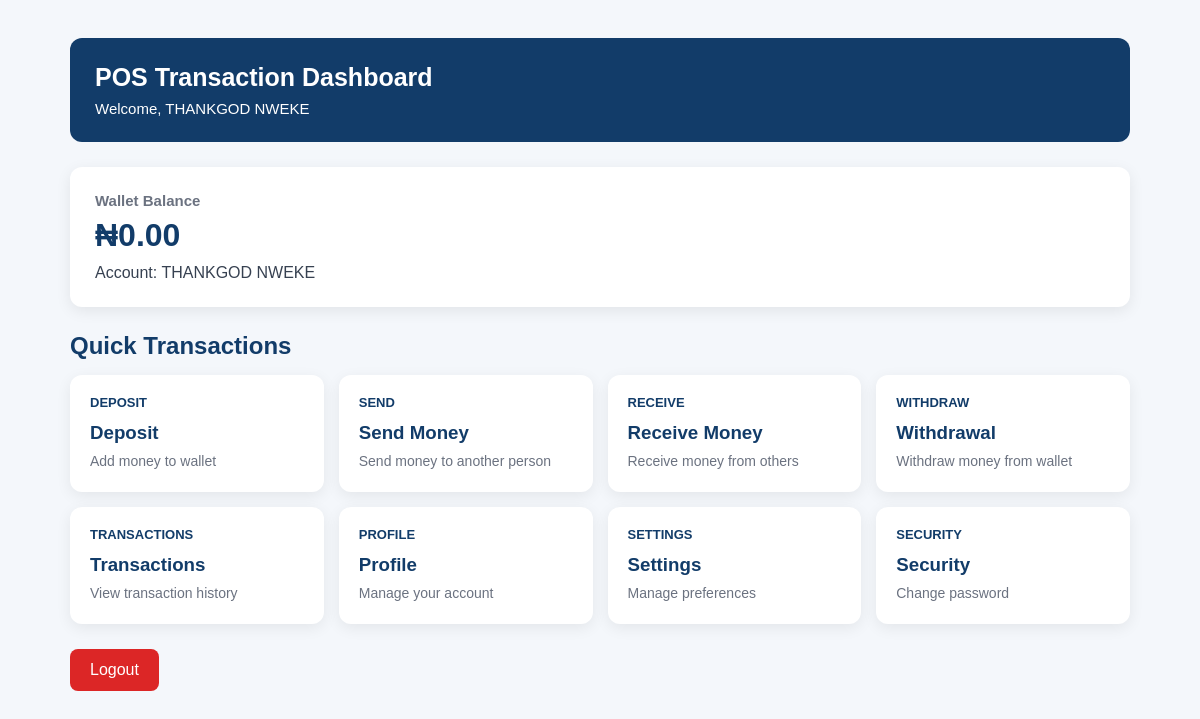
The page /dashboard (signed in) on the database as committed earlier.
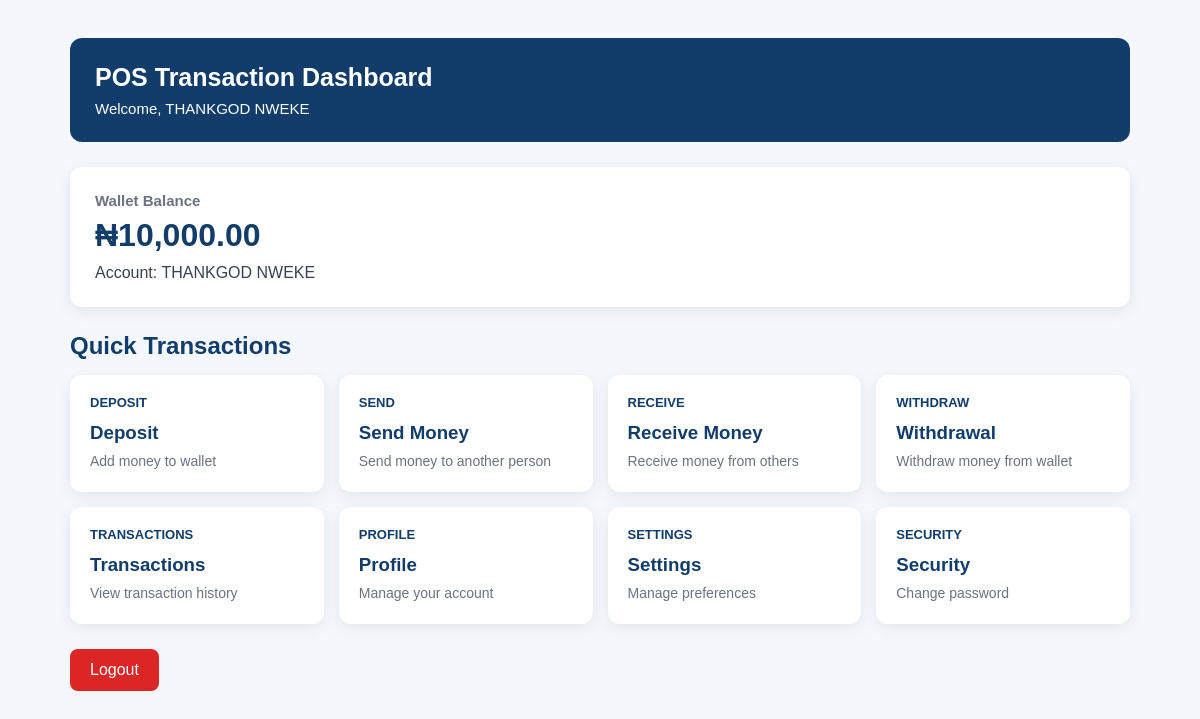
The same page on the database as committed later.
### app_backup.py (models this page shows, shortened)
class User(UserMixin, db.Model):
    __tablename__ = "users"
    id = db.Column(db.Integer, primary_key=True)
    full_name = db.Column(
        db.String(150),
        nullable=False
    )
    username = db.Column(
        db.String(80),
        unique=True,
        nullable=False
    )
    email = db.Column(
        db.String(150),
        unique=True,
        nullable=False
    )
    phone = db.Column(
        db.String(30),
        nullable=True
    )
    password = db.Column(
        db.String(255),
        nullable=False
    )
    transaction_pin = db.Column(
        db.String(255),
        nullable=True
    )
    role = db.Column(
        db.String(30),
        default="Agent",
        nullable=False
    )
    status = db.Column(
        db.String(30),
        default="Active",
        nullable=False
    )
    wallet_balance = db.Column(
        db.Float,
        default=0.00,
        nullable=False
    )
    created_at = db.Column(
        db.DateTime,
        default=datetime.utcnow
    )

### app_backup.py (the view)
@app.route("/dashboard")
@login_required
def dashboard():
    transactions = (
        Transaction.query
        .filter_by(user_id=current_user.id)
        .order_by(Transaction.created_at.desc())
        .limit(10)
        .all()
    )
    total_transactions = (
        Transaction.query
        .filter_by(user_id=current_user.id)
        .count()
    )
    return render_template(
        "dashboard.html",
        transactions=transactions,
        total_transactions=total_transactions,
        balance=current_user.wallet_balance,
    )

### app_backup.py (called while the page is built)
@login_manager.user_loader
def load_user(user_id):
    try:
        return db.session.get(User, int(user_id))
    except (ValueError, TypeError):
        return None

@app.context_processor
def inject_app_information():
    return {
        "app_name": "POS Transaction Web App",
        "current_year": datetime.utcnow().year,
    }

### templates/dashboard.html (shortened to what this page needs)
﻿<!DOCTYPE html>
<html lang="en">
<head>
</head>
<body>
<div class="container">
    <header>
        <h1>POS Transaction Dashboard</h1>
        <p>
            Welcome,
            {{ current_user.full_name|default(current_user.username) }}
        </p>
    </header>
    <div class="balance-card">
        <h3>Wallet Balance</h3>
        <div class="balance">
            &#8358;{{ "{:,.2f}".format(current_user.wallet_balance|default(0)) }}
        </div>
        <div class="account">
            Account:
            {{ current_user.full_name|default(current_user.username) }}
        </div>
    </div>
    <h2 class="section-title">
        Quick Transactions
    </h2>
    <div class="grid">
        <a class="card" href="{{ url_for('deposit') }}">
            <div class="icon">
                DEPOSIT
            </div>
            <h3>Deposit</h3>
            <p>
                Add money to wallet
            </p>
        </a>
        <a class="card" href="{{ url_for('send_money') }}">
            <div class="icon">
                SEND
            </div>
            <h3>Send Money</h3>
            <p>
                Send money to another person
            </p>
        </a>
        <a class="card" href="{{ url_for('receive_money') }}">
            <div class="icon">
                RECEIVE
            </div>
            <h3>Receive Money</h3>
            <p>
                Receive money from others
            </p>
        </a>
        <a class="card" href="{{ url_for('cash_withdrawal') }}">
            <div class="icon">
                WITHDRAW
            </div>
            <h3>Withdrawal</h3>
            <p>
                Withdraw money from wallet
            </p>
        </a>
        <a class="card" href="{{ url_for('transaction_history') }}">
            <div class="icon">
                TRANSACTIONS
            </div>
            <h3>Transactions</h3>
            <p>
                View transaction history
            </p>
        </a>
        <a class="card" href="{{ url_for('profile') }}">
            <div class="icon">
                PROFILE
            </div>
            <h3>Profile</h3>
            <p>
                Manage your account
            </p>
        </a>
        <a class="card" href="{{ url_for('settings') }}">
            <div class="icon">
                SETTINGS
            </div>
            <h3>Settings</h3>
            <p>
                Manage preferences
            </p>
        </a>
        <a class="card" href="{{ url_for('change_password') }}">
            <div class="icon">
                SECURITY
            </div>
            <h3>Security</h3>
            <p>
                Change password
            </p>
        </a>
    </div>
    <a class="logout" href="{{ url_for('logout') }}">
        Logout
    </a>
</div>
</body>
</html>

Rows that differ between the two databases and show on the page:
changed User "THANKGOD NWEKE": wallet_balance "0.00" → "10,000.00"
